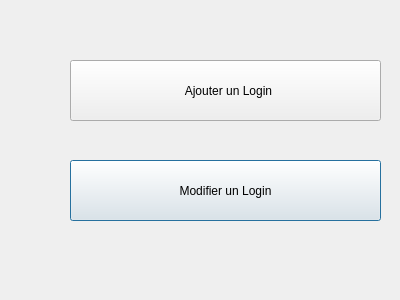
<?xml version="1.0" encoding="UTF-8"?>
<ui version="4.0">
 <class>login_add</class>
 <widget class="QDialog" name="login_add">
  <property name="geometry">
   <rect>
    <x>0</x>
    <y>0</y>
    <width>400</width>
    <height>300</height>
   </rect>
  </property>
  <property name="windowTitle">
   <string>Dialog</string>
  </property>
  <widget class="QLabel" name="icon_add_login">
   <property name="geometry">
    <rect>
     <x>20</x>
     <y>50</y>
     <width>81</width>
     <height>81</height>
    </rect>
   </property>
   <property name="styleSheet">
    <string notr="true">border-image: url(:/img/login/img/Gestion login/icon_add.png);</string>
   </property>
   <property name="text">
    <string/>
   </property>
  </widget>
  <widget class="QPushButton" name="btn_edit_login">
   <property name="geometry">
    <rect>
     <x>70</x>
     <y>160</y>
     <width>311</width>
     <height>61</height>
    </rect>
   </property>
   <property name="styleSheet">
    <string notr="true">border-image: url(:/img/dashboard/btn_gestion_patient1.png)3 10 15 10;
font: 24pt &quot;Bahnschrift&quot;;
</string>
   </property>
   <property name="text">
    <string>Modifier un Login</string>
   </property>
  </widget>
  <widget class="QLabel" name="icon_edit_login">
   <property name="geometry">
    <rect>
     <x>20</x>
     <y>150</y>
     <width>81</width>
     <height>81</height>
    </rect>
   </property>
   <property name="styleSheet">
    <string notr="true">border-image: url(:/img/login/img/Gestion login/icon_edit.png);</string>
   </property>
   <property name="text">
    <string/>
   </property>
  </widget>
  <widget class="QPushButton" name="btn_add_login">
   <property name="geometry">
    <rect>
     <x>70</x>
     <y>60</y>
     <width>311</width>
     <height>61</height>
    </rect>
   </property>
   <property name="styleSheet">
    <string notr="true">border-image: url(:/img/dashboard/btn_gestion_patient1.png)3 10 15 10;
font: 24pt &quot;Bahnschrift&quot;;
</string>
   </property>
   <property name="text">
    <string>  Ajouter un Login</string>
   </property>
  </widget>
  <zorder>btn_edit_login</zorder>
  <zorder>icon_edit_login</zorder>
  <zorder>btn_add_login</zorder>
  <zorder>icon_add_login</zorder>
 </widget>
 <resources/>
 <connections/>
</ui>
